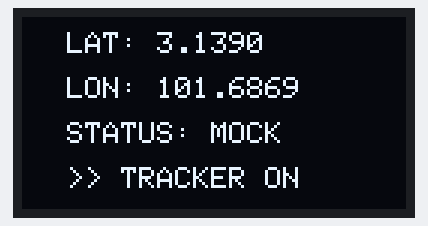
A sketch run on a simulated Arduino Uno, built with avr-gcc and run on an emulated ATmega328P. On the bench: 128×64 one-colour display.

Above: at 0.1 s.

The sketch:

hello_oled.ino
```cpp
#include <Wire.h>
#include <Adafruit_GFX.h>
#include <Adafruit_SSD1306.h>

#define SCREEN_WIDTH 128
#define SCREEN_HEIGHT 64
#define OLED_RESET -1
#define SCREEN_ADDRESS 0x3C

Adafruit_SSD1306 display(SCREEN_WIDTH, SCREEN_HEIGHT, &Wire, OLED_RESET);

void setup()
{
  Serial.begin(115200);
  if (!display.begin(SSD1306_SWITCHCAPVCC, SCREEN_ADDRESS))
  {
    Serial.println(F("SSD1306 allocation failed"));
    for(;;); //Loop forever, don proceed it
  }
  display.clearDisplay();
  display.setTextSize(1);
  display.setTextColor(SSD1306_WHITE);
  display.setCursor(15,5);
  display.println("LAT: 3.1390");
  display.setCursor(15,20);
  display.println("LON: 101.6869");
  display.setCursor(15,35);
  display.println("STATUS: MOCK");
  display.setCursor(15,50);
  display.println(">> TRACKER ON");
  display.display();
}

void loop()
{
}
```
